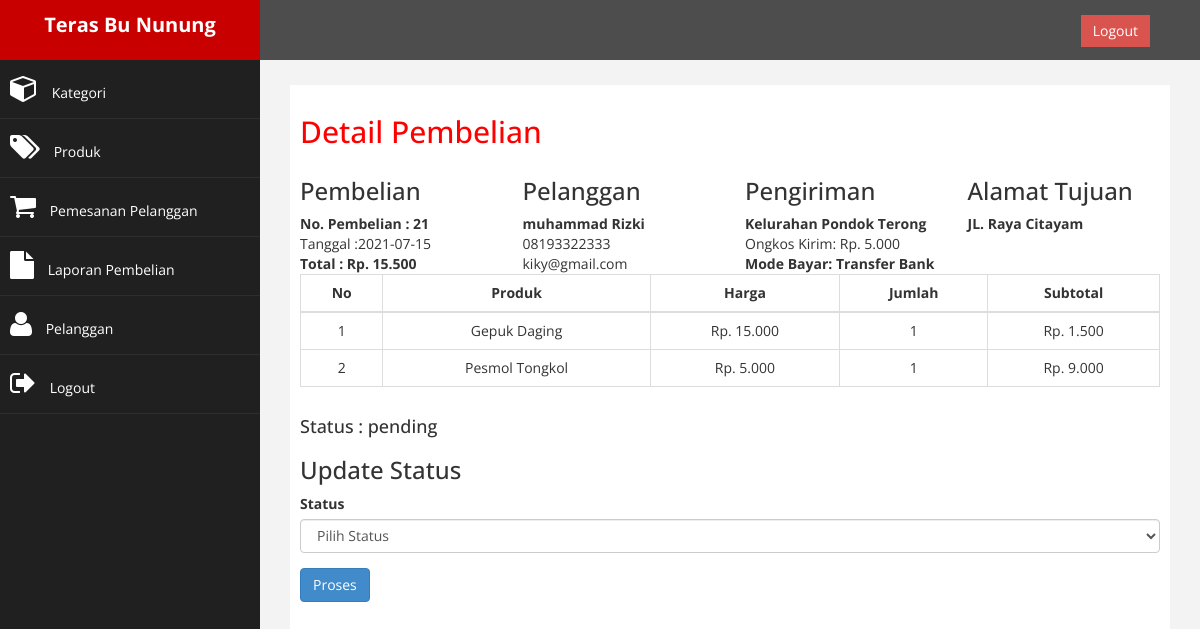
/admin/index.php?halaman=detail&id=21 (signed in), run on the app's committed database.
### tables this page shows
CREATE TABLE `pembelian` (
  `id_pembelian` int(11) NOT NULL,
  `id_pelanggan` int(11) NOT NULL,
  `id_ongkir` int(11) NOT NULL,
  `tanggal_pembelian` date NOT NULL,
  `total_pembelian` int(11) NOT NULL,
  `mode_bayar` varchar(100) NOT NULL,
  `alamat_pengiriman` text NOT NULL,
  `status_pembelian` varchar(100) NOT NULL DEFAULT 'pending'
);

CREATE TABLE `pelanggan` (
  `id_pelanggan` int(11) NOT NULL,
  `email_pelanggan` varchar(100) NOT NULL,
  `password_pelanggan` varchar(50) NOT NULL,
  `nama_pelanggan` varchar(100) NOT NULL,
  `telepon_pelanggan` varchar(25) NOT NULL
);

CREATE TABLE `ongkir` (
  `id_ongkir` int(5) NOT NULL,
  `nama_kota` varchar(100) NOT NULL,
  `tarif` int(20) NOT NULL
);

CREATE TABLE `pembelian_produk` (
  `id_pembelian_produk` int(11) NOT NULL,
  `id_pembelian` int(11) NOT NULL,
  `id_produk` int(11) NOT NULL,
  `jumlah` int(11) NOT NULL,
  `subharga` int(11) NOT NULL
);

CREATE TABLE `produk` (
  `id_produk` int(11) NOT NULL,
  `id_kategori` int(5) NOT NULL,
  `nama_produk` varchar(100) NOT NULL,
  `harga_produk` int(11) NOT NULL,
  `foto_produk` varchar(100) NOT NULL,
  `des_produk` text NOT NULL,
  `stok_produk` int(5) NOT NULL
);

### admin/detail.php (the view, shortened to what this page needs)
<h2>Detail Pembelian</h2>
<?php $ambil = $koneksi->query("SELECT * FROM pembelian JOIN pelanggan ON pembelian.id_pelanggan=pelanggan.id_pelanggan WHERE pembelian.id_pembelian='$_GET[id]'");
$detail = $ambil->fetch_assoc();
$ambil2 = $koneksi->query("SELECT * FROM pembelian JOIN ongkir ON pembelian.id_ongkir=ongkir.id_ongkir WHERE pembelian.id_pembelian='$_GET[id]'");
$detail2 = $ambil2->fetch_assoc();
?>
<div class="row">
    <div class="col-md-3">
        <h3>Pembelian</h3>
        <strong>No. Pembelian : <?php echo $detail['id_pembelian']; ?></strong><br>
        Tanggal :<?php echo $detail['tanggal_pembelian']; ?> <br>
        <strong>Total : Rp. <?php echo number_format($detail['total_pembelian'], '0', ',', '.'); ?><br></strong>
    </div>
    <div class="col-md-3">
        <h3>Pelanggan</h3>
        <strong><?php echo $detail['nama_pelanggan']; ?></strong> <br>
        <?php echo $detail['telepon_pelanggan']; ?> <br>
        <?php echo $detail['email_pelanggan']; ?>
    </div>
    <div class="col-md-3">
        <h3>Pengiriman</h3>
        <strong><?php echo $detail2['nama_kota']; ?></strong><br>
        Ongkos Kirim: Rp. <?php echo number_format($detail2['tarif'], '0', ',', '.'); ?><br>
        <strong>Mode Bayar: <?php echo $detail['mode_bayar']; ?></strong><br>
    </div>
    <div class="col-md-3">
        <h3>Alamat Tujuan</h3>
        <strong><?php echo $detail['alamat_pengiriman']; ?></strong><br>
    </div>
</div>
<section>
    <table class="table table-bordered text-center">
        <thead>
            <tr>
                <th class="text-center">No</th>
                <th class="text-center">Produk</th>
                <th class="text-center">Harga</th>
                <th class="text-center">Jumlah</th>
                <th class="text-center">Subtotal</th>
            </tr>
        </thead>
        <tbody>
            <?php $no = 1; ?>
            <?php
            $ambil = $koneksi->query("SELECT * FROM pembelian_produk JOIN produk ON pembelian_produk.id_produk=produk.id_produk WHERE id_pembelian='$_GET[id]'");
            ?>
            <?php while ($pecah = $ambil->fetch_assoc()) { ?>
                <tr>
                    <td><?php echo $no++ ?></td>
                    <td><?php echo $pecah['nama_produk']; ?></td>
                    <td>Rp. <?php echo number_format($pecah['harga_produk'], '0', ',', '.'); ?></td>
                    <td><?php echo number_format($pecah['jumlah'], '0', ',', '.'); ?></td>
                    <td>
                        Rp. <?php echo number_format($pecah['subharga'], '0', ',', '.'); ?>
                    </td>
                </tr>
            <?php } ?>
        </tbody>
    </table>
    <h4>Status : <?php echo $detail['status_pembelian']; ?></h4>
    <h3>Update Status</h3>
    <form method="POST">
        <div class="form-group">
            <label for="">Status</label>
            <select name="status" class="form-control">
                <option value="">Pilih Status</option>
            </select>
        </div>
        <button class="btn btn-primary" name="proses">Proses</button>
    </form>

### admin/assets/css/custom.css (style rules this page uses)
body { font-family: 'Open Sans', sans-serif; }
.text-center { text-align: center; }
h2 { color: #f00; }
h4 { padding-top: 10px; }

### data on the page
pembelian: id_pembelian "21", tanggal_pembelian "2021-07-15", total_pembelian "15.500", id_pelanggan.nama_pelanggan "muhammad Rizki", id_pelanggan.telepon_pelanggan "08193322333", id_pelanggan.email_pelanggan "kiky@gmail.com", id_ongkir.nama_kota "Kelurahan Pondok Terong", id_ongkir.tarif "5.000", mode_bayar "Transfer Bank", alamat_pengiriman "JL. Raya Citayam", status_pembelian "pending"
pembelian_produk: id_produk.nama_produk "Gepuk Daging", id_produk.harga_produk "15.000", jumlah "1", subharga "1.500"
pembelian_produk: id_produk.nama_produk "Pesmol Tongkol", id_produk.harga_produk "5.000", jumlah "1", subharga "9.000"
